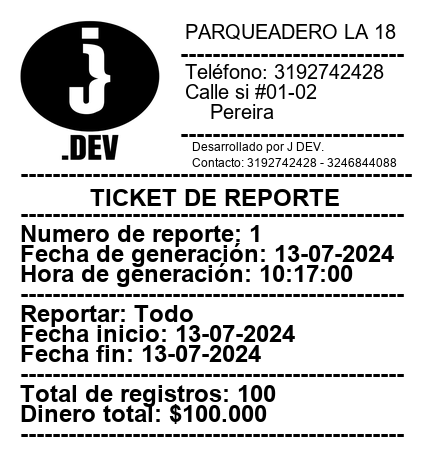

The script that saved this image:
from PIL import Image, ImageDraw, ImageFont

# Función para generar y guardar el recibo como imagen con dimensiones de POS y logo
def generarTicketReporte(Tipo, FechaInicio, FechaFin,Registros,DineroTotal, Fecha, Hora, ruta_logo, ruta_guardado):
    # Dimensiones típicas de un recibo POS, cuadruplicadas para mejorar calidad
    width, height = 1720, 1760  # Cuadruplicar el tamaño original para mejorar la calidad de impresión
    img = Image.new('RGB', (width, height), color='white')
    d = ImageDraw.Draw(img)

    # Cargar y redimensionar el logo
    logo = Image.open(ruta_logo)
    logo = logo.resize((560, 560), Image.LANCZOS)

    # Colocar el logo al inicio del recibo
    img.paste(logo, (80, 80))

    # Configurar fuentes
    font = ImageFont.truetype("arial.ttf", 80)  # Cuadruplicar tamaño de fuente
    font_bold = ImageFont.truetype("arialbd.ttf", 96)
    
    # Datos del parqueadero
    d.text((740, 80), f"PARQUEADERO LA 18", font=font, fill='black')
    d.text((720, 160), f"----------------------------", font=font_bold, fill='black')
    d.text((740, 240), f"Teléfono: 3192742428", font=font, fill='black')
    d.text((740, 320), f"Calle si #01-02", font=font, fill='black')
    d.text((840, 400), f"Pereira", font=font, fill='black')
    d.text((720, 480), f"----------------------------", font=font_bold, fill='black')
    
    # Datos del J Dev
    font = ImageFont.truetype("arial.ttf", 48)
    d.text((768, 560), f"Desarrollado por J DEV.", font=font, fill='black')
    d.text((768, 624), f"Contacto: 3192742428 - 3246844088", font=font, fill='black')
    
    # Datos del Ticket
    font = ImageFont.truetype("arial.ttf", 120)
    d.text((80, 640), f"-------------------------------------------------", font=font_bold, fill='black')
    d.text((360, 736), f"TICKET DE REPORTE", font=font_bold, fill='black')
    d.text((80, 800), f"------------------------------------------------", font=font_bold, fill='black')
    font = ImageFont.truetype("arial.ttf", 96)
    d.text((80, 880), f"Numero de reporte: 1", font=font_bold, fill='black')
    d.text((80, 960), f"Fecha de generación: {Fecha}", font=font_bold, fill='black')
    d.text((80, 1040), f"Hora de generación: {Hora}", font=font_bold, fill='black')
    d.text((80, 1120), f"------------------------------------------------", font=font_bold, fill='black')
    d.text((80, 1200), f"Reportar: {Tipo}", font=font_bold, fill='black')
    d.text((80, 1280), f"Fecha inicio: {FechaInicio}", font=font_bold, fill='black')
    d.text((80, 1360), f"Fecha fin: {FechaFin}", font=font_bold, fill='black')
    d.text((80, 1440), f"------------------------------------------------", font=font_bold, fill='black')
    d.text((80, 1520), f"Total de registros: {Registros}", font=font_bold, fill='black')
    d.text((80, 1600), f"Dinero total: {DineroTotal}", font=font_bold, fill='black')
    d.text((80, 1680), f"------------------------------------------------", font=font_bold, fill='black')
    # Guardar la imagen en la ruta especificada
    img.save(ruta_guardado)
    print(f"Ticket de reporte generado")

# Ejemplo de uso
Tipo = "Todo"
FechaInicio="13-07-2024"
FechaFin = "13-07-2024"
Registros = "100"
DineroTotal = "$100.000"
Fecha = "13-07-2024"
Hora = "10:17:00"
ruta_logo = r"C:\Users\Impor\OneDrive\Escritorio\Parqueadero\SoftwareParqueadero\Logo.png"
ruta_guardado = r"C:\Users\Impor\OneDrive\Escritorio\Parqueadero\SoftwareParqueadero\TicketReporte.png"

generarTicketReporte(Tipo, FechaInicio, FechaFin,Registros,DineroTotal, Fecha, Hora, ruta_logo, ruta_guardado)
